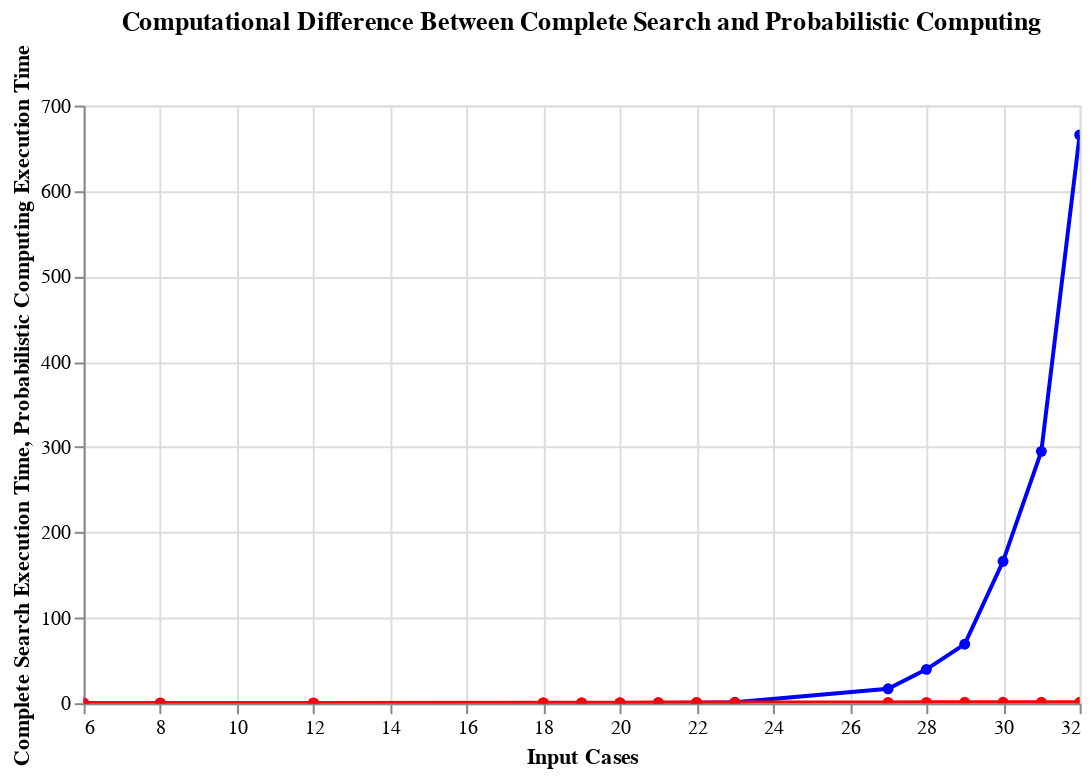

Write notebook code for a chart like this one.
### Markdown cell above
Now, let's examine the computational contrast between our solution and the naive implementation (complete search).

### Code cell
import pandas as pd
import altair as alt

test_cases = [6, 8, 12, 18, 19, 20, 21, 22, 23, 27, 28, 29, 30, 31, 32]

execution_times_complete_search = [5.7697296142578125e-05, 7.700920104980469e-05, 0.0006759166717529297, 0.03530168533325195, 0.05919766426086426, 0.2158496379852295, 0.24437642097473145, 0.5796020030975342, 1.0086231231689453, 16.80867075920105, 39.62793040275574, 69.11628222465515, 166.19825863838196, 294.98395586013794, 665.634993314743]
execution_times_find_energy_minimum = [0.18785452842712402, 0.22379279136657715, 0.34358716011047363, 0.5495147705078125, 0.5546219348907471, 0.5766348838806152, 0.7116522789001465, 0.7572066783905029, 0.6926448345184326, 0.9135968685150146, 0.964179277420044, 0.9963042736053467, 1.0487761497497559, 1.011204719543457, 1.041233777999878]

data = pd.DataFrame({
    'Input Cases': test_cases,
    'Complete Search Execution Time': execution_times_complete_search,
    'Probabilistic Computing Execution Time': execution_times_find_energy_minimum
})

chart = alt.Chart(data).mark_line(point=True).encode(
    x='Input Cases',
    y='Complete Search Execution Time:Q',
    color=alt.value('blue'),
    tooltip=['Input Cases', 'Complete Search Execution Time']
).properties(
    title='Computational Difference Between Complete Search and Probabilistic Computing',
    width=500
) + alt.Chart(data).mark_line(point=True).encode(
    x='Input Cases',
    y='Probabilistic Computing Execution Time',
    color=alt.value('red'),
    tooltip=['Input Cases', 'Probabilistic Computing Execution Time']
)

chart.interactive()

### Figure 1 — Vega-Lite specification as saved in the notebook (floating-point values rounded to 4 significant figures)
{"config": {"view": {"continuousWidth": 300, "continuousHeight": 300}}, "layer": [{"mark": {"type": "line", "point": true}, "encoding": {"color": {"value": "blue"}, "tooltip": [{"field": "Input Cases", "type": "quantitative"}, {"field": "Complete Search Execution Time", "type": "quantitative"}], "x": {"field": "Input Cases", "type": "quantitative"}, "y": {"field": "Complete Search Execution Time", "type": "quantitative"}}, "name": "view_2", "title": "Computational Difference Between Complete Search and Probabilistic Computing"}, {"mark": {"type": "line", "point": true}, "encoding": {"color": {"value": "red"}, "tooltip": [{"field": "Input Cases", "type": "quantitative"}, {"field": "Probabilistic Computing Execution Time", "type": "quantitative"}], "x": {"field": "Input Cases", "type": "quantitative"}, "y": {"field": "Probabilistic Computing Execution Time", "type": "quantitative"}}}], "data": {"name": "data-423956a81ab22a91830895a47be4483e"}, "params": [{"name": "param_2", "select": {"type": "interval", "encodings": ["x", "y"]}, "bind": "scales", "views": ["view_2"]}], "width": 500, "$schema": "https://vega.github.io/schema/vega-lite/v5.8.0.json", "datasets": {"data-423956a81ab22a91830895a47be4483e": [{"Input Cases": 6, "Complete Search Execution Time": 5.77e-05, "Probabilistic Computing Execution Time": 0.1879}, {"Input Cases": 8, "Complete Search Execution Time": 7.701e-05, "Probabilistic Computing Execution Time": 0.2238}, {"Input Cases": 12, "Complete Search Execution Time": 0.0006759, "Probabilistic Computing Execution Time": 0.3436}, {"Input Cases": 18, "Complete Search Execution Time": 0.0353, "Probabilistic Computing Execution Time": 0.5495}, {"Input Cases": 19, "Complete Search Execution Time": 0.0592, "Probabilistic Computing Execution Time": 0.5546}, {"Input Cases": 20, "Complete Search Execution Time": 0.2158, "Probabilistic Computing Execution Time": 0.5766}, {"Input Cases": 21, "Complete Search Execution Time": 0.2444, "Probabilistic Computing Execution Time": 0.7117}, {"Input Cases": 22, "Complete Search Execution Time": 0.5796, "Probabilistic Computing Execution Time": 0.7572}, {"Input Cases": 23, "Complete Search Execution Time": 1.009, "Probabilistic Computing Execution Time": 0.6926}, {"Input Cases": 27, "Complete Search Execution Time": 16.81, "Probabilistic Computing Execution Time": 0.9136}, {"Input Cases": 28, "Complete Search Execution Time": 39.63, "Probabilistic Computing Execution Time": 0.9642}, {"Input Cases": 29, "Complete Search Execution Time": 69.12, "Probabilistic Computing Execution Time": 0.9963}, {"Input Cases": 30, "Complete Search Execution Time": 166.2, "Probabilistic Computing Execution Time": 1.049}, {"Input Cases": 31, "Complete Search Execution Time": 295.0, "Probabilistic Computing Execution Time": 1.011}, {"Input Cases": 32, "Complete Search Execution Time": 665.6, "Probabilistic Computing Execution Time": 1.041}]}}
